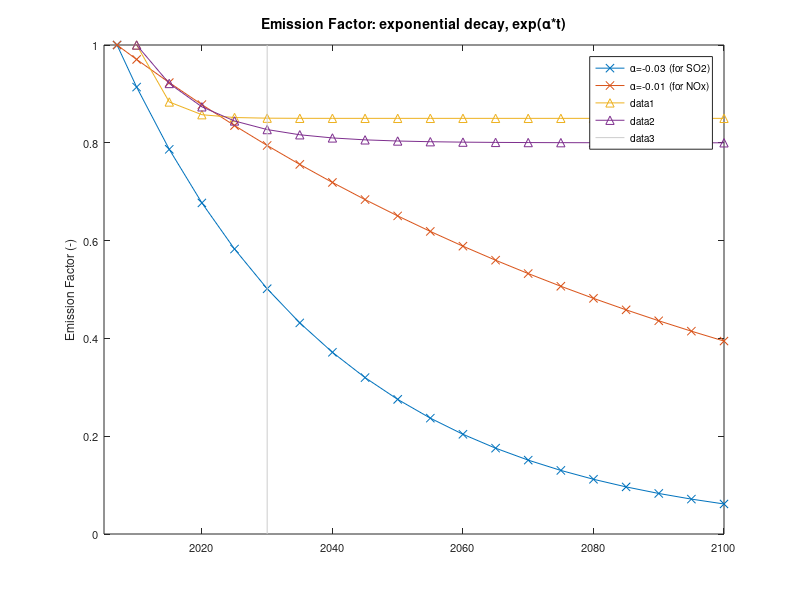

This figure's MATLAB source:
clear all
close all
clc
format compact

yr = [2007, 2010:5:2100];
lp = [0 diff(yr)]; %year to next time period
lp_tot = cumsum(lp);

%% emission factor
emis_factor1 = exp(-0.03*lp_tot);
emis_factor2 = exp(-0.01*lp_tot);

figure(1); clf;
plot(yr, emis_factor1, 'x-', ...
     yr, emis_factor2, 'x-');
set(gca, 'fontsize', 8);
legend('\alpha=-0.03 (for SO2)', '\alpha=-0.01 (for NOx)');
ylabel('Emission Factor (-)');
title('Emission Factor: exponential decay, exp(\alpha*t)', 'fontsize', 10);

xlim([2005 2100]);


%%
alpha = [-0.3 %SO2
         -0.1];%NOx

lo_bnd = [0.85 %SO2
          0.8];%NOx
lo_bnd = repmat(lo_bnd,1,length(yr));

ef = exp(alpha*(lp_tot-3)).*(1-lo_bnd)+lo_bnd; % emission factor

figure(1); hold on;
plot(yr, ef, '^-');

plot([1 1]*2030, [0 1], 'color', [0.8 0.8 0.8]);
ylim([0 1]);